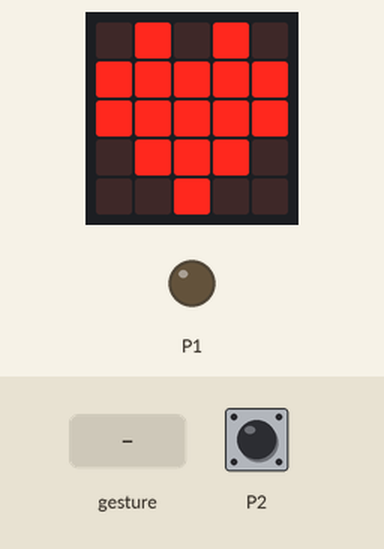
This program was run on a simulated BBC micro:bit running MicroPython. Shown: the board's 5×5 LED display, output pins drawn as LEDs (lit = HIGH). The inputs (shaded band) are chosen by the test bench; at power-on: P2 LOW. A tilt is held for 1.5 s and a shake lasts 1 s, then the board lies face up again.

Above: at 5.0 s.
5.1 s: gesture 'right'
At 6.1 s:
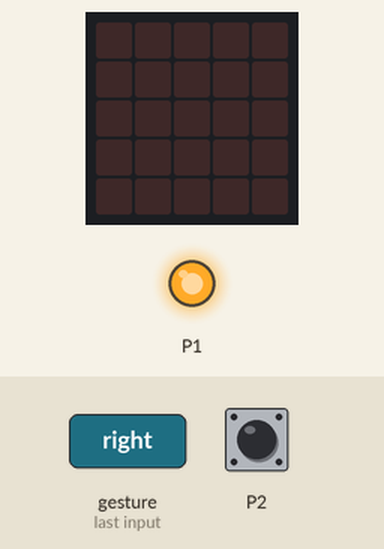
At 7.0 s:
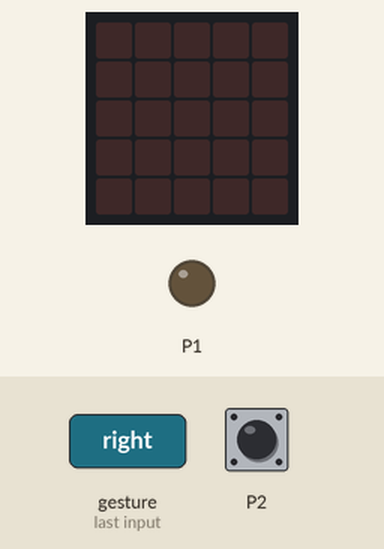
8.1 s: P2 pulled HIGH for 0.15 s
At 9.1 s:
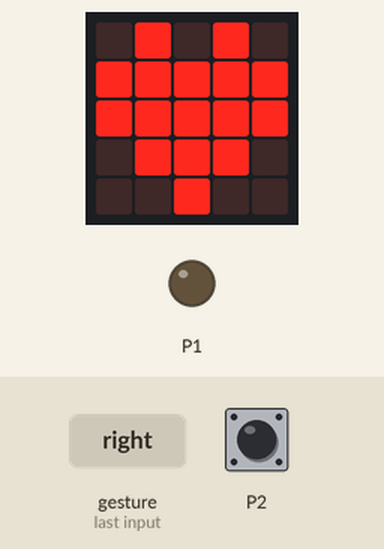
Timing chart, 0 to 11.1 s (numbered marks = the images above; inputs shaded):
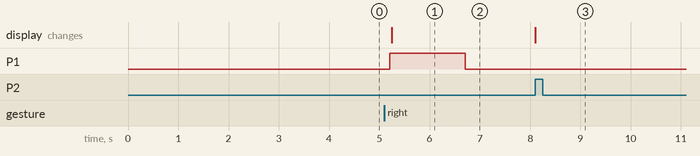

Measured:
- after the input at 5.1 s, P1: LOW → HIGH after 0.10 s, → LOW 1.5 s later; the display: changes after 0.14 s (image 1)
- after the input at 8.1 s, the display: changes at once (image 3)

The program:

Wired_Communication_Task4_SimpleHeartTransfer_LeftMicrobit.py
```python
# Task 4: Left Microbit
from microbit import *

# Display a HEART until tilted right
while accelerometer.current_gesture() != "right":
        display.show(Image.HEART)

while True:
    # If tilted right, clear display and set pin1 to high
    # Otherwise set pin1 low
    if accelerometer.current_gesture() == "right":
        pin1.write_digital(1)
        display.clear()
    else:
        pin1.write_digital(0)

    # If pin2 is high, display a heart
    signal = pin2.read_digital()
    if signal == 1:
        display.show(Image.HEART)
```
